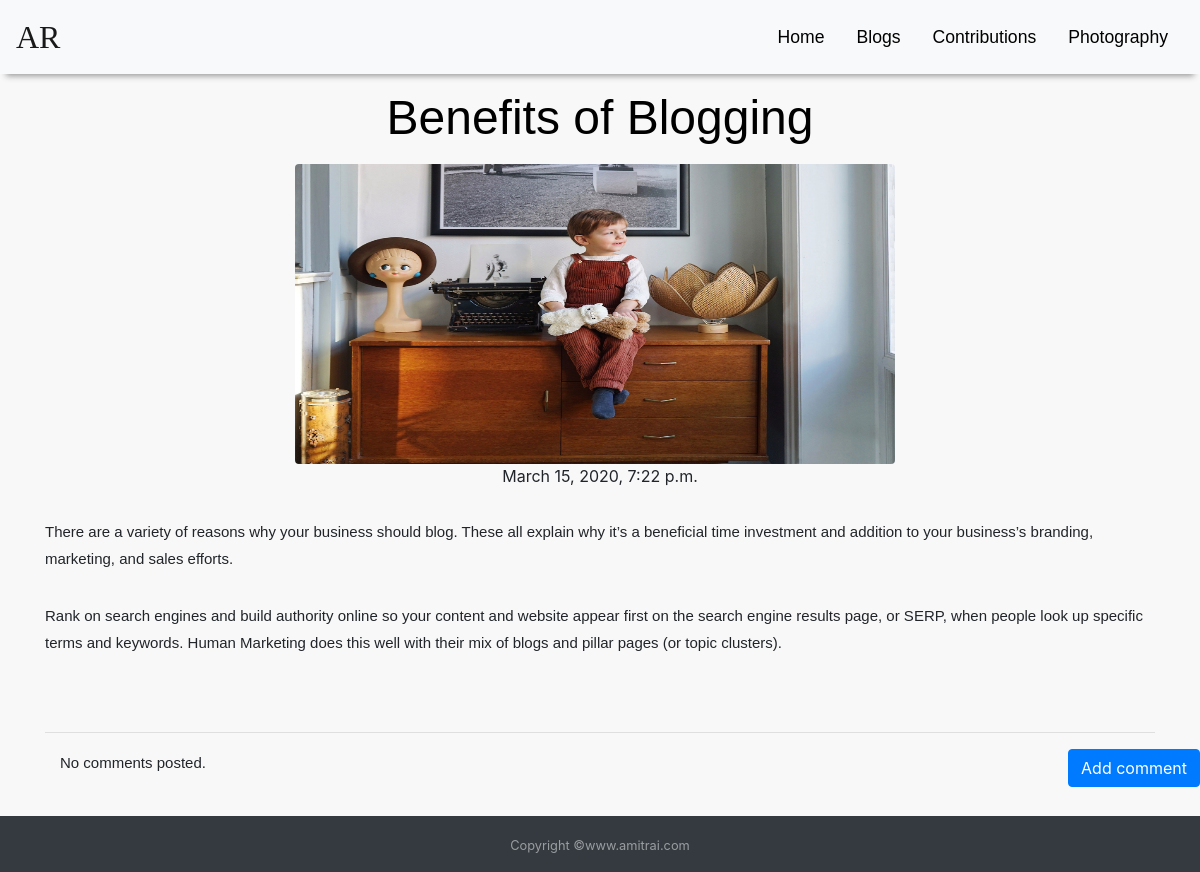
Screenshot of /post/2 with the database file from the repository.
### blogsite/models.py (models this page shows, shortened)
class Post(models.Model):
    author = models.ForeignKey('auth.User',on_delete=models.CASCADE)
    title = models.CharField(max_length=200)
    text = models.TextField()
    created_date = models.DateTimeField(default=timezone.now)
    published_date = models.DateTimeField(blank=True, null=True)
    post_pic = models.ImageField(upload_to='post_pics',blank=True)

### blogsite/views.py (the view)
# urls.py: path('post/<int:pk>', views.PostDetailView.as_view(), name='post_detail'),
class PostDetailView(DetailView):
    model = Post

### blogsite/templates/blogsite/post_detail.html (shortened to what this page needs)
{% extends 'blogsite/base.html' %}
{% block content %}
<div  class="container" style="margin-top:80px">
        <h1 class='posttitle loader'>{{ post.title }}</h1>
        <div style="margin-left: 250px">
        <img class="img-fluid rounded" src="{{post.post_pic.url}}" style="height: 300px;width: 600px">
        </div>
        {% if post.published_date %}
            <div class="date postdate">
                {{ post.published_date }}
            </div>
        {% else %}
            <a class="btn btn-outline-dark" href="{% url 'post_publish' pk=post.pk %}">Publish</a>
        {% endif %}
      <p class='postcontent' >{{ post.text|safe|linebreaksbr }}</p>
  <hr>
  <a class="btn btn-primary btn-comment" href="{% url 'add_comment_to_post' pk=post.pk %}">Add comment</a>
  <div class="container">
  {% for comment in post.comments.all %}
  <br>
      {% if user.is_authenticated or comment.approved_comment %}
              {{ comment.created_date }}
              {% if not comment.approved_comment %}
                  <a class="btn btn-primary" href="{% url 'comment_remove' pk=comment.pk %}"><span class="fa fa-remove"></span></a>
                  <a class="btn btn-primary" href="{% url 'comment_approve' pk=comment.pk %}"><span class="fa fa-check"></span></a>
              {% endif %}
          <p>{{ comment.text|safe|linebreaks }}</p>
          <p>Posted by: <strong>{{ comment.author }}</strong></p>
      {% endif %}
  {% empty %}
      <p>No comments posted.</p>
  {% endfor %}
</div>
</div>
{% endblock %}

### blogsite/static/css/main.css (style rules this page uses)
a { color:black; font-size: 1.1em; }
p { font-family: sans-serif; font-size:15px; line-height:27px; font-weight:400; padding-bottom:30px; margin:0px; }
h1, h2, h3, h4, h5, h6, .h1, .h2, .h3, .h4, .h5, .h6 { color:#000; }
h1 { font-family: 'Montserrat', sans-serif; font-size:33px; line-height:76px; font-weight:400; margin:0px; padding-bottom:8px; }

### blogsite/static/css/blog.css (style rules this page uses)
body { height: 100%; background: #f8f8f8; }
.postdate { text-align: center; }
.posttitle { font-family: 'Russo One', sans-serif; font-size: 3em; text-align: center; }
.postcontent { font-family: 'Montserrat'; font-size: 1.5em; }
.btn-comment { position: absolute; right: 0px; }

### rows the page displays
Post: title "Benefits of Blogging", post_pic (picture), published_date "March 15, 2020, 7:22 p.m.", text "There are a variety of reasons why your business should blog. These all explain why it’s a beneficial time investment and addition to your business’s branding, marketing, and sales efforts. Rank on search engines and build authority online so your content and website appear first on the search engine results page, or SERP, when people look up specific terms and keywords. Human Marketing does this well with their mix of blogs and pillar pages (or topic clusters)."
